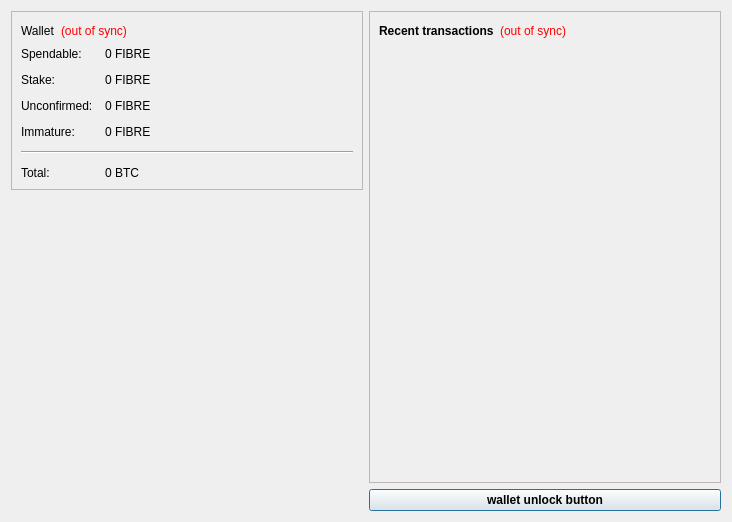
<?xml version="1.0" encoding="UTF-8"?>
<ui version="4.0">
 <class>OverviewPage</class>
 <widget class="QWidget" name="OverviewPage">
  <property name="geometry">
   <rect>
    <x>0</x>
    <y>0</y>
    <width>732</width>
    <height>522</height>
   </rect>
  </property>
  <property name="windowTitle">
   <string>Form</string>
  </property>
  <property name="styleSheet">
   <string notr="true">QProgressBar {
        background-color: #333333;
        border-radius: 6px;
        text-align: center;
        color: white;
}

QProgressBar::chunk {
        background: QLinearGradient(x1: 0, y1: 0, x2: 1, y2: 0, stop: 0 #e86941, stop: 1 #e8694f);
        border-radius: 6px; margin: 0px;
}

QScrollArea {
        border-radius: 6px;
        border-width: 0;
        border-style: none;
        padding: 8px;
        background-color: #111;
        color: white;
}

QSpinBox {
        border-radius: 4px;
        border-width: 0;
        border-style: none;
        padding: 8px;
        background-color: #111;
        color: white;
}

QVBoxLayout {
        border-radius: 6px;
        border-width: 0;
        border-style: none;
        padding: 8px;
        background-color: #111;
        color: white;
}

QDialog, QMainWindow, QFrame {
	color: white;
	background-color: #111;
	border: none;
}

QMenu {
	background-color: #111; color: white;
}

QLabel {
	background-color: transparent;
}

QCheckBox {
    color: white;
}

QFrame#central { background-color: #333333; border: none }
QFrame#frame, QFrame#frame_2, QFrame#frame_3 {
	background-color: #111;
	border-style: plain;
	border-width: 20px;
	border-radius: 20px;
	border-color: #111;
	min-width: 10em;
	padding: 6px;
}
QLabel[openExternalLinks=true], QHeaderView { color: #aaaaaa }
QLabel[openExternalLinks=false] { color: white; font-weight: normal }
QPushButton, QToolButton {
	border: 4px solid #111;
	border-radius: 12px;
	background-color: #111;
	color: white;
	padding: 6px;
	margin: 6px;
}
QPushButton:pressed, QToolButton:checked {
	color: #e86941;
}
QPushButton:pressed, QToolButton:pressed {
	border-color: #e86941;
	color: #aaaaaa;
}
QPushButton:disabled, QToolButton:disabled {
	color: #444;
	background-color: #222;
}


#scrollAreaWidgetContents QToolButton {
	border-radius: 8px;
	border-width: 0px;
}

/* the background-color is overridden to transparent for mac os x 
   due to the entire toolbar area not being drawable in a regular
   QMainWindow
*/
QToolBar { background: #333333; border: 0px solid black; padding: 3px; }

QToolBar::handle { image: url(handle.png); }
QStatusBar { background: #333333; }
QMenuBar { background: #333333; }
QMenuBar::item { background: #333333; color: white; }

#scrollAreaWidgetContents { background: #222 }
#scrollAreaWidgetContents &gt; QFrame { background-color: #222; border-width: 0px; border-style: none; }

QLineEdit {
	border-radius: 6px;
	border-width: 2px;
	border-color: #222;
	padding: 8px;
	background-color: #111;
	color: white;
}

QComboBox {
	border-radius: 6px;
	border-width: 0;
	border-style: none;
	padding: 8px;
	background-color: #111;
	color: white;
}

QComboBox::drop-down {
	border-width: 0;
	border-style: none;
	background-color: #111;
	color: white;
}

QTableView {
	background: #111;
	color: white;
	border-style: none;
	selection-background-color: #aaaaaa;
    alternate-background-color: #222;
	selection-color: #111;
	border: 0px solid black;
}

QHeaderView { color: #aaaaaa; background-color: #111; background-image: none; }
QHeaderView::section { color: #aaaaaa; background-color: #222; }
QHeaderView::section:checked { background-color: #111; }

QTabWidget {
	background: #111;
}

 QTabWidget::pane {
     border-top: 2px solid #111;
     border: 4px solid #111;
     border-bottom-left-radius: 8px;
     border-bottom-right-radius: 8px;
     border-top-right-radius: 8px;
	background: #111;
 }

 QTabWidget::tab-bar {
     left: 5px; /* move to the right by 5px */
 }

 /* Style the tab using the tab sub-control. Note that
     it reads QTabBar _not_ QTabWidget */
 QTabBar::tab {
     background: #111;
     border: 4px solid #222;
     border-bottom-color: #111; /* same as the pane color */
     border-top-left-radius: 4px;
     border-top-right-radius: 4px;
     min-width: 8ex;
     padding: 4px;
     color: #888;
 }

 QTabBar::tab:selected, QTabBar::tab:hover {
     color: #aaaaaa
 }

 QTabBar::tab:selected {
     border-color: #111; /* same as pane color */
     border-top-color: #aaaaaa;
 }

 QTabBar::tab:!selected {
     margin-top: 2px; /* make non-selected tabs look smaller */
 }

 /* make use of negative margins for overlapping tabs */
 QTabBar::tab:selected {
     /* expand/overlap to the left and right by 4px */
     margin-left: -4px;
     margin-right: -4px;
 }

 QTabBar::tab:first:selected {
     margin-left: 0; /* the first selected tab has nothing to overlap with on the left */
 }

 QTabBar::tab:last:selected {
     margin-right: 0; /* the last selected tab has nothing to overlap with on the right */
 }

 QTabBar::tab:only-one {
     margin: 0; /* if there is only one tab, we don't want overlapping margins */
 }


</string>
  </property>
  <layout class="QHBoxLayout" name="horizontalLayout" stretch="0,0">
   <item>
    <layout class="QVBoxLayout" name="verticalLayout_2">
     <item>
      <widget class="QFrame" name="frame">
       <property name="frameShape">
        <enum>QFrame::StyledPanel</enum>
       </property>
       <property name="frameShadow">
        <enum>QFrame::Raised</enum>
       </property>
       <layout class="QVBoxLayout" name="verticalLayout_4">
        <item>
         <layout class="QHBoxLayout" name="horizontalLayout_4">
          <item>
           <widget class="QLabel" name="label_5">
            <property name="font">
             <font>
              <weight>50</weight>
              <bold>false</bold>
             </font>
            </property>
            <property name="text">
             <string>Wallet</string>
            </property>
           </widget>
          </item>
          <item>
           <widget class="QLabel" name="labelWalletStatus">
            <property name="toolTip">
             <string>The displayed information may be out of date. Your wallet automatically synchronizes with the Fibre network after a connection is established, but this process has not completed yet.</string>
            </property>
            <property name="styleSheet">
             <string notr="true">QLabel { color: red; }</string>
            </property>
            <property name="text">
             <string notr="true">(out of sync)</string>
            </property>
            <property name="alignment">
             <set>Qt::AlignLeading|Qt::AlignLeft|Qt::AlignVCenter</set>
            </property>
           </widget>
          </item>
          <item>
           <spacer name="horizontalSpacer_2">
            <property name="orientation">
             <enum>Qt::Horizontal</enum>
            </property>
            <property name="sizeHint" stdset="0">
             <size>
              <width>40</width>
              <height>20</height>
             </size>
            </property>
           </spacer>
          </item>
         </layout>
        </item>
        <item>
         <layout class="QFormLayout" name="formLayout_2">
          <property name="fieldGrowthPolicy">
           <enum>QFormLayout::AllNonFixedFieldsGrow</enum>
          </property>
          <property name="horizontalSpacing">
           <number>12</number>
          </property>
          <property name="verticalSpacing">
           <number>12</number>
          </property>
          <item row="0" column="0">
           <widget class="QLabel" name="label">
            <property name="text">
             <string>Spendable:</string>
            </property>
           </widget>
          </item>
          <item row="0" column="1">
           <widget class="QLabel" name="labelBalance">
            <property name="font">
             <font>
              <weight>50</weight>
              <bold>false</bold>
             </font>
            </property>
            <property name="cursor">
             <cursorShape>IBeamCursor</cursorShape>
            </property>
            <property name="toolTip">
             <string>Your current spendable balance</string>
            </property>
            <property name="text">
             <string notr="true">0 FIBRE</string>
            </property>
            <property name="textInteractionFlags">
             <set>Qt::LinksAccessibleByMouse|Qt::TextSelectableByKeyboard|Qt::TextSelectableByMouse</set>
            </property>
           </widget>
          </item>
          <item row="1" column="0">
           <widget class="QLabel" name="label_6">
            <property name="text">
             <string>Stake:</string>
            </property>
           </widget>
          </item>
          <item row="1" column="1">
           <widget class="QLabel" name="labelStake">
            <property name="font">
             <font>
              <weight>50</weight>
              <bold>false</bold>
             </font>
            </property>
            <property name="cursor">
             <cursorShape>IBeamCursor</cursorShape>
            </property>
            <property name="toolTip">
             <string>Total of coins that was staked, and do not yet count toward the current balance</string>
            </property>
            <property name="text">
             <string notr="true">0 FIBRE</string>
            </property>
            <property name="textInteractionFlags">
             <set>Qt::LinksAccessibleByMouse|Qt::TextSelectableByKeyboard|Qt::TextSelectableByMouse</set>
            </property>
           </widget>
          </item>
          <item row="2" column="0">
           <widget class="QLabel" name="label_3">
            <property name="text">
             <string>Unconfirmed:</string>
            </property>
           </widget>
          </item>
          <item row="2" column="1">
           <widget class="QLabel" name="labelUnconfirmed">
            <property name="font">
             <font>
              <weight>50</weight>
              <bold>false</bold>
             </font>
            </property>
            <property name="cursor">
             <cursorShape>IBeamCursor</cursorShape>
            </property>
            <property name="toolTip">
             <string>Total of transactions that have yet to be confirmed, and do not yet count toward the current balance</string>
            </property>
            <property name="text">
             <string notr="true">0 FIBRE</string>
            </property>
            <property name="textInteractionFlags">
             <set>Qt::LinksAccessibleByMouse|Qt::TextSelectableByKeyboard|Qt::TextSelectableByMouse</set>
            </property>
           </widget>
          </item>
          <item row="3" column="0">
           <widget class="QLabel" name="labelImmatureText">
            <property name="text">
             <string>Immature:</string>
            </property>
           </widget>
          </item>
          <item row="3" column="1">
           <widget class="QLabel" name="labelImmature">
            <property name="font">
             <font>
              <weight>50</weight>
              <bold>false</bold>
             </font>
            </property>
            <property name="toolTip">
             <string>Mined balance that has not yet matured</string>
            </property>
            <property name="text">
             <string notr="true">0 FIBRE</string>
            </property>
            <property name="textInteractionFlags">
             <set>Qt::LinksAccessibleByMouse|Qt::TextSelectableByKeyboard|Qt::TextSelectableByMouse</set>
            </property>
           </widget>
          </item>
          <item row="4" column="0" colspan="2">
           <widget class="Line" name="line">
            <property name="orientation">
             <enum>Qt::Horizontal</enum>
            </property>
           </widget>
          </item>
          <item row="5" column="0">
           <widget class="QLabel" name="labelTotalText">
            <property name="text">
             <string>Total:</string>
            </property>
           </widget>
          </item>
          <item row="5" column="1">
           <widget class="QLabel" name="labelTotal">
            <property name="font">
             <font>
              <weight>50</weight>
              <bold>false</bold>
             </font>
            </property>
            <property name="cursor">
             <cursorShape>IBeamCursor</cursorShape>
            </property>
            <property name="toolTip">
             <string>Your current total balance</string>
            </property>
            <property name="text">
             <string notr="true">0 BTC</string>
            </property>
            <property name="textInteractionFlags">
             <set>Qt::LinksAccessibleByMouse|Qt::TextSelectableByKeyboard|Qt::TextSelectableByMouse</set>
            </property>
           </widget>
          </item>
         </layout>
        </item>
       </layout>
      </widget>
     </item>
     <item>
      <spacer name="verticalSpacer_4">
       <property name="orientation">
        <enum>Qt::Vertical</enum>
       </property>
       <property name="sizeHint" stdset="0">
        <size>
         <width>20</width>
         <height>40</height>
        </size>
       </property>
      </spacer>
     </item>
     <item>
      <widget class="QLabel" name="label_2">
       <property name="styleSheet">
        <string notr="true">QProgressBar {
        background-color: #333333;
        border-radius: 6px;
        text-align: center;
        color: white;
}

QProgressBar::chunk {
        background: QLinearGradient(x1: 0, y1: 0, x2: 1, y2: 0, stop: 0 #e86941, stop: 1 #e8694f);
        border-radius: 6px; margin: 0px;
}

QScrollArea {
        border-radius: 6px;
        border-width: 0;
        border-style: none;
        padding: 8px;
        background-color: #111;
        color: white;
}

QSpinBox {
        border-radius: 4px;
        border-width: 0;
        border-style: none;
        padding: 8px;
        background-color: #111;
        color: white;
}

QCheckBox {
        border-radius: 4px;
        border-width: 0;
        border-style: none;
        padding: 8px;
        background-color: #111;
        color: white;
}
QVBoxLayout {
        border-radius: 6px;
        border-width: 0;
        border-style: none;
        padding: 8px;
        background-color: #111;
        color: white;
}

QDialog, QMainWindow, QFrame {
	color: white;
	background-color: #333333;
	border: none;
}

QMenu {
	background-color: #333333; color: white;
}

QLabel {
	background-color: transparent;
}

QCheckBox {
    color: white;
}

QFrame#central { background-color: #333333; border: none }
QFrame#frame, QFrame#frame_2, QFrame#frame_3 {
	background-color: #333333;
	border-style: plain;
	border-width: 20px;
	border-radius: 20px;
	border-color: #111;
	min-width: 10em;
	padding: 6px;
}
QLabel[openExternalLinks=true], QHeaderView { color: #aaaaaa }
QLabel[openExternalLinks=false] { color: white; font-weight: normal }
QPushButton, QToolButton {
	border: 4px solid #111;
	border-radius: 12px;
	background-color: #111;
	color: white;
	padding: 6px;
	margin: 6px;
}
QPushButton:pressed, QToolButton:checked {
	color: #e86941;
}
QPushButton:pressed, QToolButton:pressed {
	border-color: #e86941;
	color: #aaaaaa;
}
QPushButton:disabled, QToolButton:disabled {
	color: #444;
	background-color: #222;
}


#scrollAreaWidgetContents QToolButton {
	border-radius: 8px;
	border-width: 0px;
}

/* the background-color is overridden to transparent for mac os x 
   due to the entire toolbar area not being drawable in a regular
   QMainWindow
*/
QToolBar { background: #333333; border: 0px solid black; padding: 3px; }

QToolBar::handle { image: url(handle.png); }
QStatusBar { background: #333333; }
QMenuBar { background: #333333; }
QMenuBar::item { background: #333333; color: white; }

#scrollAreaWidgetContents { background: #222 }
#scrollAreaWidgetContents &gt; QFrame { background-color: #222; border-width: 0px; border-style: none; }

QLineEdit {
	border-radius: 6px;
	border-width: 2px;
	border-color: #222;
	padding: 8px;
	background-color: #111;
	color: white;
}

QComboBox {
	border-radius: 6px;
	border-width: 0;
	border-style: none;
	padding: 8px;
	background-color: #111;
	color: white;
}

QComboBox::drop-down {
	border-width: 0;
	border-style: none;
	background-color: #111;
	color: white;
}

QTableView {
	background: #111;
	color: white;
	border-style: none;
	selection-background-color: #aaaaaa;
    alternate-background-color: #222;
	selection-color: #111;
	border: 0px solid black;
}

QHeaderView { color: #aaaaaa; background-color: #111; background-image: none; }
QHeaderView::section { color: #aaaaaa; background-color: #222; }
QHeaderView::section:checked { background-color: #111; }

QTabWidget {
	background: #111;
}

 QTabWidget::pane {
     border-top: 2px solid #111;
     border: 4px solid #111;
     border-bottom-left-radius: 8px;
     border-bottom-right-radius: 8px;
     border-top-right-radius: 8px;
	background: #111;
 }

 QTabWidget::tab-bar {
     left: 5px; /* move to the right by 5px */
 }

 /* Style the tab using the tab sub-control. Note that
     it reads QTabBar _not_ QTabWidget */
 QTabBar::tab {
     background: #111;
     border: 4px solid #222;
     border-bottom-color: #111; /* same as the pane color */
     border-top-left-radius: 4px;
     border-top-right-radius: 4px;
     min-width: 8ex;
     padding: 4px;
     color: #888;
 }

 QTabBar::tab:selected, QTabBar::tab:hover {
     color: #aaaaaa
 }

 QTabBar::tab:selected {
     border-color: #111; /* same as pane color */
     border-top-color: #aaaaaa;
 }

 QTabBar::tab:!selected {
     margin-top: 2px; /* make non-selected tabs look smaller */
 }

 /* make use of negative margins for overlapping tabs */
 QTabBar::tab:selected {
     /* expand/overlap to the left and right by 4px */
     margin-left: -4px;
     margin-right: -4px;
 }

 QTabBar::tab:first:selected {
     margin-left: 0; /* the first selected tab has nothing to overlap with on the left */
 }

 QTabBar::tab:last:selected {
     margin-right: 0; /* the last selected tab has nothing to overlap with on the right */
 }

 QTabBar::tab:only-one {
     margin: 0; /* if there is only one tab, we don't want overlapping margins */
 }


</string>
       </property>
       <property name="text">
        <string/>
       </property>
       <property name="pixmap">
        <pixmap resource="../bitcoin.qrc">:/images/Inverted_Logo_256x210</pixmap>
       </property>
       <property name="alignment">
        <set>Qt::AlignCenter</set>
       </property>
       <property name="openExternalLinks">
        <bool>false</bool>
       </property>
      </widget>
     </item>
     <item>
      <spacer name="verticalSpacer">
       <property name="orientation">
        <enum>Qt::Vertical</enum>
       </property>
       <property name="sizeHint" stdset="0">
        <size>
         <width>20</width>
         <height>40</height>
        </size>
       </property>
      </spacer>
     </item>
    </layout>
   </item>
   <item>
    <layout class="QVBoxLayout" name="verticalLayout_3">
     <item>
      <widget class="QFrame" name="frame_2">
       <property name="frameShape">
        <enum>QFrame::StyledPanel</enum>
       </property>
       <property name="frameShadow">
        <enum>QFrame::Raised</enum>
       </property>
       <layout class="QVBoxLayout" name="verticalLayout">
        <item>
         <layout class="QHBoxLayout" name="horizontalLayout_2">
          <item>
           <widget class="QLabel" name="label_4">
            <property name="text">
             <string>&lt;b&gt;Recent transactions&lt;/b&gt;</string>
            </property>
           </widget>
          </item>
          <item>
           <widget class="QLabel" name="labelTransactionsStatus">
            <property name="toolTip">
             <string>The displayed information may be out of date. Your wallet automatically synchronizes with the Fibre network after a connection is established, but this process has not completed yet.</string>
            </property>
            <property name="styleSheet">
             <string notr="true">QLabel { color: red; }</string>
            </property>
            <property name="text">
             <string notr="true">(out of sync)</string>
            </property>
            <property name="alignment">
             <set>Qt::AlignRight|Qt::AlignTrailing|Qt::AlignVCenter</set>
            </property>
           </widget>
          </item>
          <item>
           <spacer name="horizontalSpacer">
            <property name="orientation">
             <enum>Qt::Horizontal</enum>
            </property>
            <property name="sizeHint" stdset="0">
             <size>
              <width>40</width>
              <height>20</height>
             </size>
            </property>
           </spacer>
          </item>
         </layout>
        </item>
        <item>
         <widget class="QListView" name="listTransactions">
          <property name="styleSheet">
           <string notr="true">QListView { background: transparent; }</string>
          </property>
          <property name="frameShape">
           <enum>QFrame::NoFrame</enum>
          </property>
          <property name="verticalScrollBarPolicy">
           <enum>Qt::ScrollBarAlwaysOff</enum>
          </property>
          <property name="horizontalScrollBarPolicy">
           <enum>Qt::ScrollBarAlwaysOff</enum>
          </property>
          <property name="selectionMode">
           <enum>QAbstractItemView::NoSelection</enum>
          </property>
         </widget>
        </item>
       </layout>
      </widget>
     </item>
     <item>
      <widget class="QPushButton" name="unlockWalletButton">
       <property name="sizePolicy">
        <sizepolicy hsizetype="Minimum" vsizetype="Fixed">
         <horstretch>0</horstretch>
         <verstretch>0</verstretch>
        </sizepolicy>
       </property>
       <property name="maximumSize">
        <size>
         <width>16777214</width>
         <height>16777214</height>
        </size>
       </property>
       <property name="font">
        <font>
         <weight>75</weight>
         <bold>true</bold>
        </font>
       </property>
       <property name="toolTip">
        <string/>
       </property>
       <property name="text">
        <string>wallet unlock button</string>
       </property>
       <property name="checkable">
        <bool>false</bool>
       </property>
       <property name="autoDefault">
        <bool>false</bool>
       </property>
       <property name="default">
        <bool>true</bool>
       </property>
       <property name="flat">
        <bool>false</bool>
       </property>
      </widget>
     </item>
    </layout>
   </item>
  </layout>
 </widget>
 <resources>
  <include location="../bitcoin.qrc"/>
 </resources>
 <connections/>
</ui>
